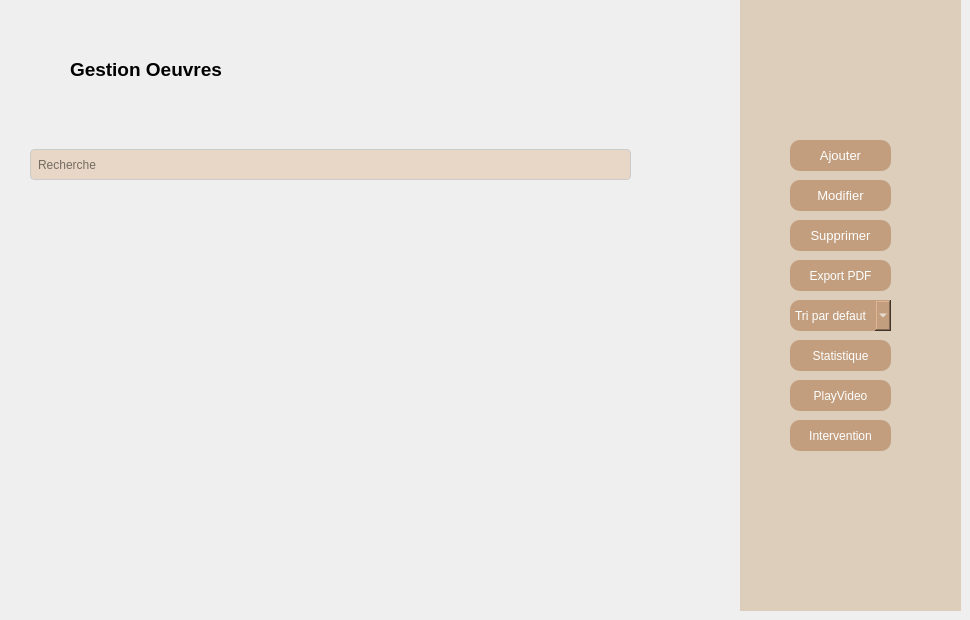
      <widget class="QWidget" name="page_10">
       <widget class="QLabel" name="label_19">
        <property name="geometry">
         <rect>
          <x>70</x>
          <y>49</y>
          <width>301</width>
          <height>41</height>
         </rect>
        </property>
        <property name="font">
         <font>
          <pointsize>14</pointsize>
          <weight>75</weight>
          <bold>true</bold>
         </font>
        </property>
        <property name="text">
         <string>Gestion Oeuvres</string>
        </property>
       </widget>
       <widget class="QWidget" name="widget_4" native="true">
        <property name="geometry">
         <rect>
          <x>740</x>
          <y>0</y>
          <width>221</width>
          <height>611</height>
         </rect>
        </property>
        <property name="styleSheet">
         <string notr="true">background-color: rgb(221, 205, 187);</string>
        </property>
        <widget class="QPushButton" name="pushButton_19">
         <property name="geometry">
          <rect>
           <x>50</x>
           <y>260</y>
           <width>101</width>
           <height>31</height>
          </rect>
         </property>
         <property name="whatsThis">
          <string>&lt;html&gt;&lt;head/&gt;&lt;body&gt;&lt;p&gt;&lt;br/&gt;&lt;/p&gt;&lt;/body&gt;&lt;/html&gt;</string>
         </property>
         <property name="styleSheet">
          <string notr="true">QPushButton
{
border-radius:10px;
background-color:#C29E7E;
color:white;
}
QPushButton:pressed{
padding-left:5px;
padding-top:5px;
background-color: #C29E7E;


}</string>
         </property>
         <property name="text">
          <string>Export PDF</string>
         </property>
        </widget>
        <widget class="QPushButton" name="pushButton_26">
         <property name="geometry">
          <rect>
           <x>50</x>
           <y>340</y>
           <width>101</width>
           <height>31</height>
          </rect>
         </property>
         <property name="styleSheet">
          <string notr="true">QPushButton
{
border-radius:10px;
background-color:#C29E7E;
color:white;
}
QPushButton:pressed{
padding-left:5px;
padding-top:5px;
background-color: #C29E7E;


}</string>
         </property>
         <property name="text">
          <string>Statistique</string>
         </property>
        </widget>
        <widget class="QComboBox" name="comboBox_4">
         <property name="geometry">
          <rect>
           <x>50</x>
           <y>300</y>
           <width>101</width>
           <height>31</height>
          </rect>
         </property>
         <property name="styleSheet">
          <string notr="true">
border-radius:10px;
background-color:#C29E7E;
color:white;

</string>
         </property>
         <item>
          <property name="text">
           <string>Tri par defaut</string>
          </property>
         </item>
         <item>
          <property name="text">
           <string>Tri Par Price</string>
          </property>
         </item>
         <item>
          <property name="text">
           <string>Tri Par Reference</string>
          </property>
         </item>
         <item>
          <property name="text">
           <string>Tri Par Nom</string>
          </property>
         </item>
        </widget>
        <widget class="QPushButton" name="pushButton_pvd_3">
         <property name="geometry">
          <rect>
           <x>50</x>
           <y>380</y>
           <width>101</width>
           <height>31</height>
          </rect>
         </property>
         <property name="styleSheet">
          <string notr="true">QPushButton
{
border-radius:10px;
background-color:#C29E7E;
color:white;
}
QPushButton:pressed{
padding-left:5px;
padding-top:5px;
background-color: #C29E7E;


}</string>
         </property>
         <property name="text">
          <string>PlayVideo</string>
         </property>
        </widget>
        <widget class="QPushButton" name="pushButton_intev">
         <property name="geometry">
          <rect>
           <x>50</x>
           <y>420</y>
           <width>101</width>
           <height>31</height>
          </rect>
         </property>
         <property name="styleSheet">
          <string notr="true">QPushButton
{
border-radius:10px;
background-color:#C29E7E;
color:white;
}
QPushButton:pressed{
padding-left:5px;
padding-top:5px;
background-color: #C29E7E;


}</string>
         </property>
         <property name="text">
          <string>Intervention</string>
         </property>
        </widget>
        <widget class="QPushButton" name="pushButton_18">
         <property name="geometry">
          <rect>
           <x>50</x>
           <y>140</y>
           <width>101</width>
           <height>31</height>
          </rect>
         </property>
         <property name="font">
          <font>
           <pointsize>10</pointsize>
          </font>
         </property>
         <property name="styleSheet">
          <string notr="true">QPushButton
{
border-radius:10px;
background-color:#C29E7E;
color:white;
}
QPushButton:pressed{
padding-left:5px;
padding-top:5px;
background-color: #C29E7E;


}</string>
         </property>
         <property name="text">
          <string>Ajouter</string>
         </property>
        </widget>
        <widget class="QPushButton" name="btn_supprimer">
         <property name="geometry">
          <rect>
           <x>50</x>
           <y>220</y>
           <width>101</width>
           <height>31</height>
          </rect>
         </property>
         <property name="font">
          <font>
           <pointsize>10</pointsize>
          </font>
         </property>
         <property name="styleSheet">
          <string notr="true">QPushButton
{
border-radius:10px;
background-color:#C29E7E;
color:white;
}
QPushButton:pressed{
padding-left:5px;
padding-top:5px;
background-color: #C29E7E;


}</string>
         </property>
         <property name="text">
          <string>Supprimer</string>
         </property>
        </widget>
        <widget class="QPushButton" name="btn_modifier">
         <property name="geometry">
          <rect>
           <x>50</x>
           <y>180</y>
           <width>101</width>
           <height>31</height>
          </rect>
         </property>
         <property name="font">
          <font>
           <pointsize>10</pointsize>
          </font>
         </property>
         <property name="styleSheet">
          <string notr="true">QPushButton
{
border-radius:10px;
background-color:#C29E7E;
color:white;
}
QPushButton:pressed{
padding-left:5px;
padding-top:5px;
background-color: #C29E7E;


}</string>
         </property>
         <property name="text">
          <string>Modifier</string>
         </property>
        </widget>
       </widget>
       <widget class="QTableView" name="tableView_oeuvre">
        <property name="geometry">
         <rect>
          <x>20</x>
          <y>190</y>
          <width>701</width>
          <height>411</height>
         </rect>
        </property>
        <property name="styleSheet">
         <string notr="true">
/* s:rgb(241, 227, 215);*/
/* styles.css */

/* Apply styles to the QTableView */
QTableView {
    background-color: transparent; /* Set the background of the table view to transparent */
    border: none; /* Make the border invisible */
    border-radius: 5px; /* Rounded corners */
}

/* Apply styles to the header section of the QTableView */
QHeaderView::section {
    background-color: #A48569; /* Header background color */
    color: #F1E3D7; /* Header text color */
    border: none; /* Remove header border */
    border-radius: 5px; /* Rounded corners */
    padding: 4px; /* Padding inside the header section */
}

/* Apply alternate row colors to the QTableView */
QTableView::item {
    background-color: #DDC5B0; /* Alternate row background color */
}

/* Apply selected item color */
QTableView::item:selected {
    background-color: #BBA18A; /* Selected item background color */
}
</string>
        </property>
        <property name="selectionBehavior">
         <enum>QAbstractItemView::SelectRows</enum>
        </property>
       </widget>
       <widget class="QLineEdit" name="lineEdit_6">
        <property name="geometry">
         <rect>
          <x>30</x>
          <y>149</y>
          <width>601</width>
          <height>31</height>
         </rect>
        </property>
        <property name="styleSheet">
         <string notr="true">QLineEdit {
border-radius:4px;
    background-color:  rgb(232, 215, 198); /* Couleur de fond du champ de texte */
    border: 1px solid #ccc; /* Bordure du champ de texte */
    border-radius: 4px; /* Coins arrondis */
    padding: 5px; /* Espace à l'intérieur du champ de texte */
}

QLineEdit:hover {
border-radius:4px;
    border-color: #666; /* Changement de couleur de la bordure au survol */
}

QLineEdit:focus {
border-radius:4px;
    border-color: #2ecc71; /* Couleur de la bordure lorsqu'il est focus */
    background-color: #f0fff0; /* Couleur de fond lorsqu'il est focus */
}
</string>
        </property>
        <property name="placeholderText">
         <string>Recherche</string>
        </property>
       </widget>
      </widget>
